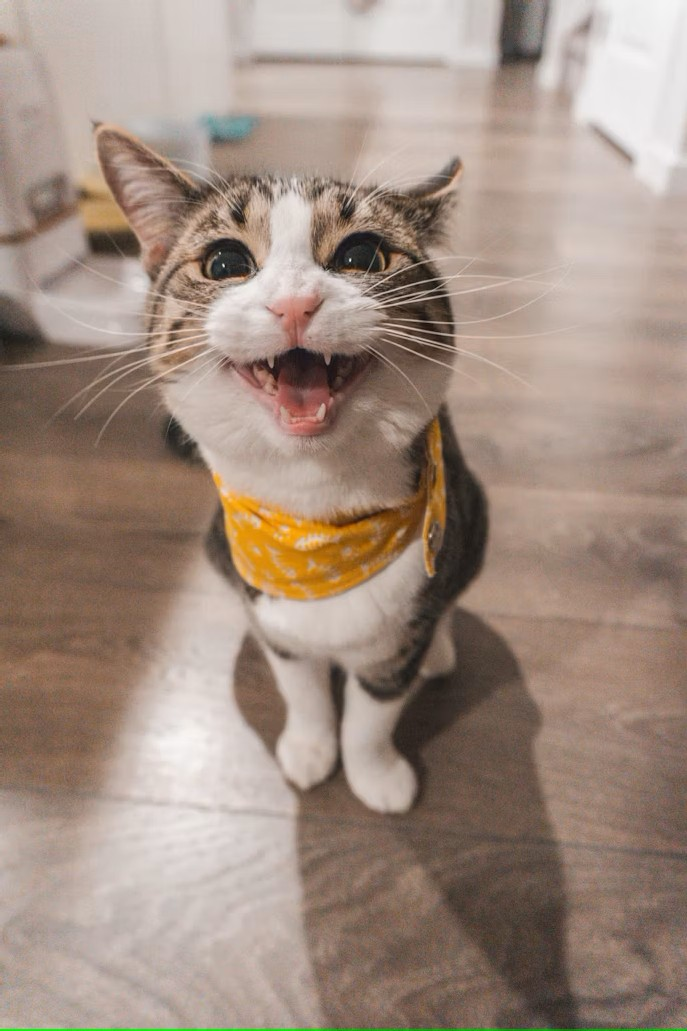
#> input picture images/photo-1543852786-1cf6624b9987.jpg, 687 x 1031 px
$ python task3_negative_grayscale.py
#> lines starting #> are read from the running program, lines starting #| are printed output that depends on the picture; after the words box and inside, x2 and y2 are one past the last pixel; in counts of white or black regions, pixels touching at a corner belong together
#> the answer given: images/photo-1543852786-1cf6624b9987.jpg
### utils.py
import cv2
import numpy as np
import os
from PIL import Image

OUT_DIR = "output"
os.makedirs(OUT_DIR, exist_ok=True)

FILTRO = [("Imágenes", "*.jpg *.jpeg *.png *.bmp *.avif *.avifs *.webp"),
          ("Todo", "*.*")]


def cargar_img(ruta, flags=cv2.IMREAD_COLOR):
#> called with ruta = 'images/photo-1543852786-1cf6624b9987.jpg', flags = 1
    img = cv2.imread(ruta, flags)
#> img is the input picture: shape (1031, 687, 3); mean B, G, R 128.3, 140.9, 160.4
    if img is not None:
        return img
    pil = Image.open(ruta)
    if flags == cv2.IMREAD_GRAYSCALE:
        return np.array(pil.convert("L"))
    return cv2.cvtColor(np.array(pil.convert("RGB")), cv2.COLOR_RGB2BGR)


def ruta_out(nombre):
    return os.path.join(OUT_DIR, nombre)


def pedir_imagen(titulo="Seleccionar imagen"):
    import tkinter as tk
    from tkinter import filedialog
    root = tk.Tk()
    root.withdraw()
    ruta = filedialog.askopenfilename(title=titulo, filetypes=FILTRO)
    root.destroy()
    return ruta

### task3_negative_grayscale.py
"""
Tarea 3 – Negativo y escala de grises
Abre una imagen, invierte sus valores (negativo) y luego la convierte a grises.
"""
import cv2
import numpy as np
from utils import cargar_img, ruta_out, pedir_imagen


def run(ruta):
    original = cargar_img(ruta)

    # Negativo: invertir cada valor de píxel
    negativo = 255 - original
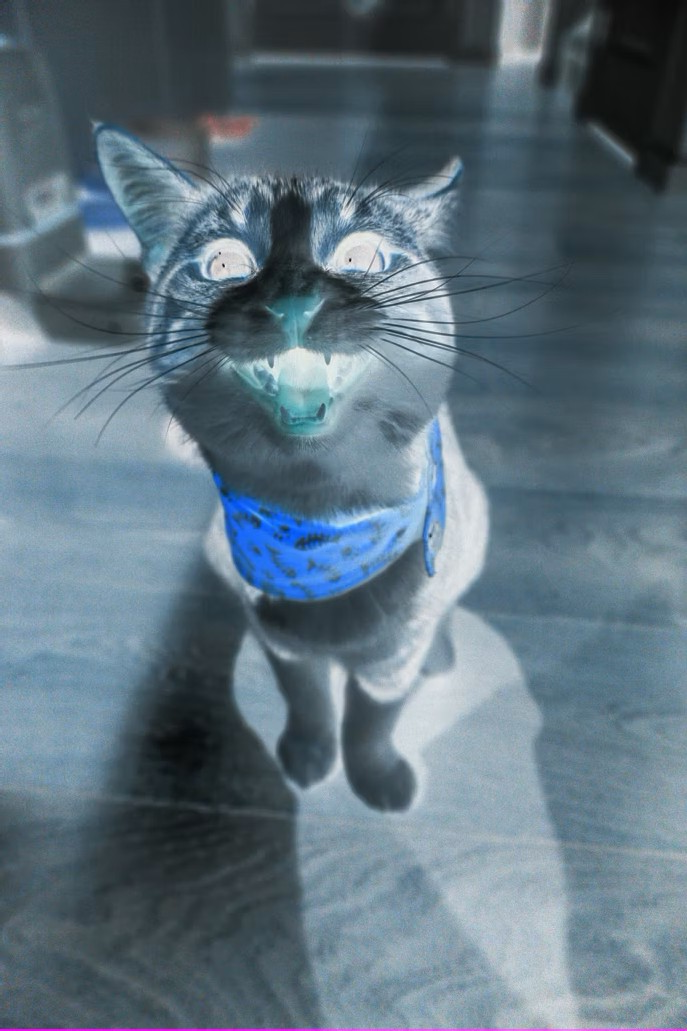
#> negativo: shape (1031, 687, 3); mean B, G, R 126.7, 114.1, 94.6
    cv2.imwrite(ruta_out("negativo.png"), negativo)
    print("  → output/negativo.png")

    # Escala de grises del negativo
    gris = cv2.cvtColor(negativo, cv2.COLOR_BGR2GRAY)
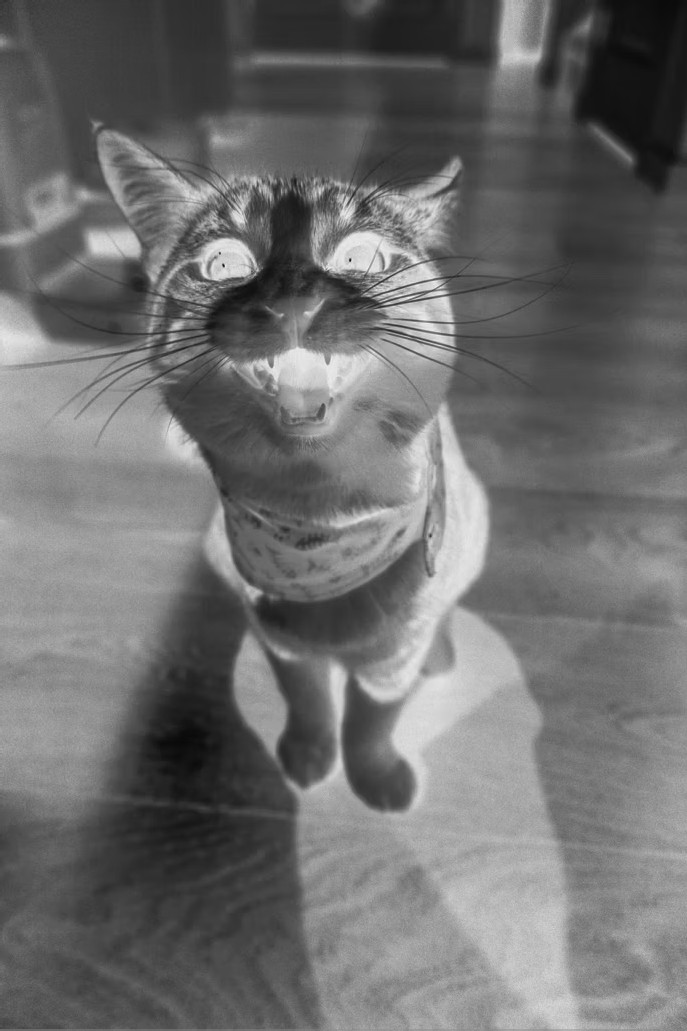
#> gris: shape (1031, 687); min 9, max 240, mean 109.7
    cv2.imwrite(ruta_out("escala_grises.png"), gris)
    print("  → output/escala_grises.png")

    # Mostrar los 3 estados
    gris_bgr = cv2.cvtColor(gris, cv2.COLOR_GRAY2BGR)
    h = max(original.shape[0], negativo.shape[0], gris_bgr.shape[0])
#> h = 1031
    w = original.shape[1]
#> w = 687

    def pad(img):
        return cv2.copyMakeBorder(img, 0, h - img.shape[0], 0, 0,
                                  cv2.BORDER_CONSTANT, value=0)

    comparacion = np.hstack([pad(original), pad(negativo), pad(gris_bgr)])
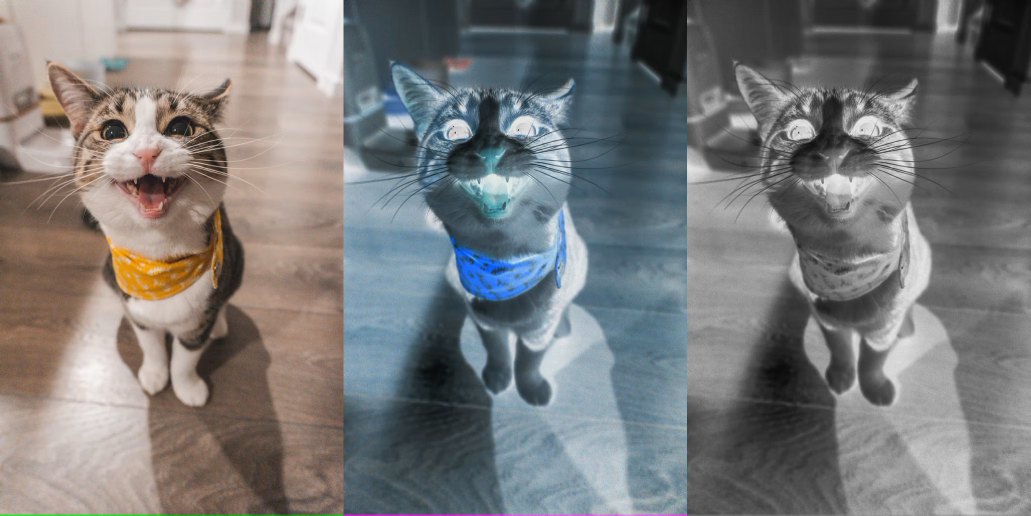
#> comparacion: shape (1031, 2061, 3) (shown at 1/2 size); mean B, G, R 121.6, 121.6, 121.6
    for i, lbl in enumerate(["Original", "Negativo", "Escala de grises"]):
        cv2.putText(comparacion, lbl, (i * w + 10, 30),
                    cv2.FONT_HERSHEY_SIMPLEX, 0.8, (0, 255, 255), 2)
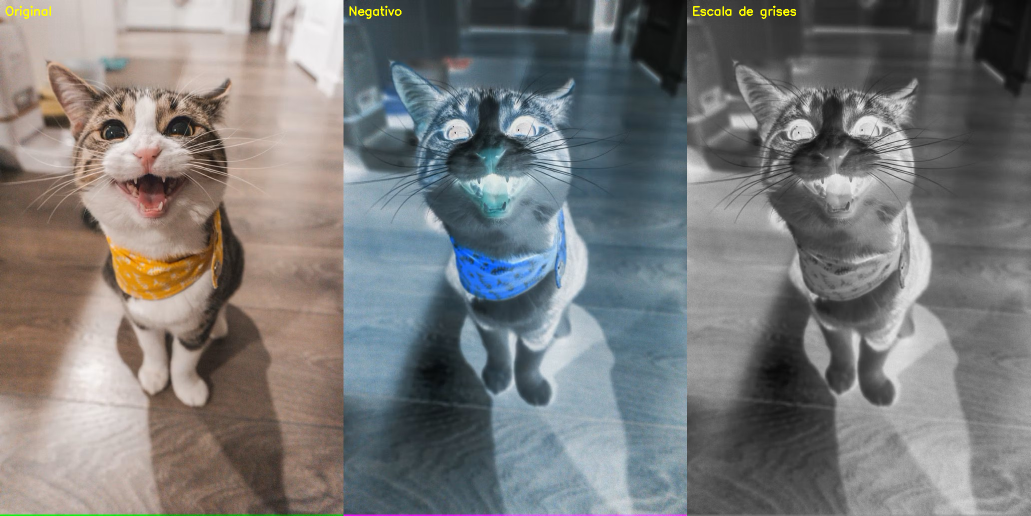
#> comparacion: shape (1031, 2061, 3) (shown at 1/2 size); 0.14% of pixels changed, all inside (x1, y1, x2, y2) = (11, 11, 1592, 38)

    cv2.imshow("Tarea 3 · Original | Negativo | Grises", comparacion)
    cv2.waitKey(0)
    cv2.destroyAllWindows()


if __name__ == "__main__":
    ruta = pedir_imagen("Seleccionar imagen")
    if ruta:
        run(ruta)
